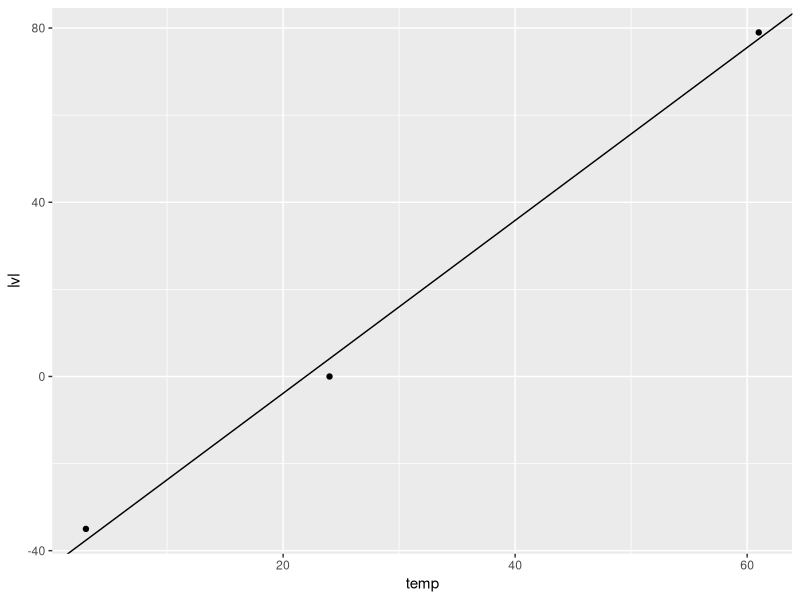
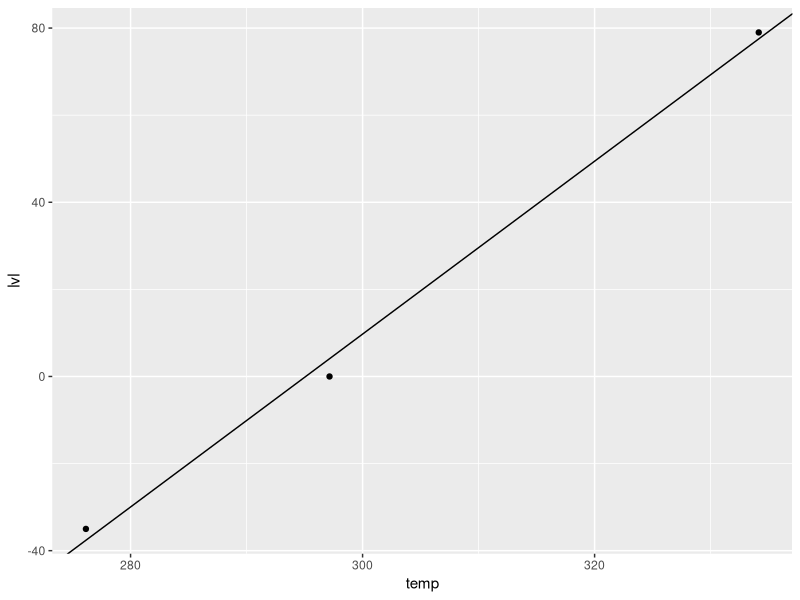

These figures' R source, in order:
library("ggplot2")

dat = data.frame(temp = c(24,61,3), lvl = c(0,79,-35))

LSRL = lm(dat$lvl ~ dat$temp)
print(LSRL)
print(cor(dat$lvl, dat$temp))
b = cor(dat$lvl, dat$temp) * sd(dat$lvl) / sd(dat$temp)
print(b)
a = mean(dat$lvl) - b * mean(dat$temp)
ggplot(dat, aes(x = temp, y = lvl)) + 
  geom_abline(slope = b, intercept = a) + 
  geom_point()

dat$temp = dat$temp + 273.15

LSRL = lm(dat$lvl ~ dat$temp)
print(LSRL)
print(cor(dat$lvl, dat$temp))
b = cor(dat$lvl, dat$temp) * sd(dat$lvl) / sd(dat$temp)
print(b)
a = mean(dat$lvl) - b * mean(dat$temp)
ggplot(dat, aes(x = temp, y = lvl)) + 
  geom_abline(slope = b, intercept = a) + 
  geom_point()